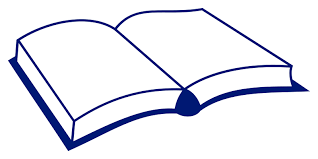
#> input picture Neural_Network/image/book.png, 318 x 159 px, found by its file name
$ python Vector_hoa_image.py
#> lines starting #> are read from the running program, lines starting #| are printed output that depends on the picture
from PIL import Image
import matplotlib.pyplot as plt

# Đọc ảnh từ đường dẫn file
image_path = r'D:\My_Self_Studying\Python\Neural_Network\image\book.png'
img = Image.open(image_path)
#> img is the input picture: PIL image 318x159 P; mean R, G, B 232.9, 234.1, 242.4
img_gray = img.convert('L')
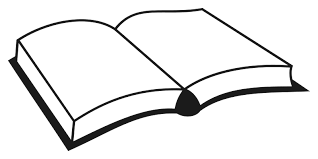
#> img_gray: PIL image 318x159 L; min 12, max 255, mean 234.7
# Hiển thị ảnh
plt.imshow(img_gray, cmap="gray")
plt.axis('off')  # Tắt các trục
plt.show()
